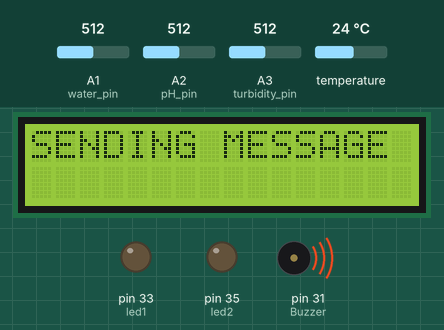
Recording of a sketch running on a simulated Arduino Mega 2560, built with avr-gcc and run on an emulated ATmega2560. Parts: 16×2 character LCD, output pins drawn as LEDs (lit = HIGH), buzzer (waves = sounding, pin HIGH). The test bench sets the inputs (shaded band); at power-on: A1 (water_pin) = 512, temperature 24 °C, A2 (pH_pin) = 512, A3 (turbidity_pin) = 512. Storage starts empty; the modem accepts every AT command (registered, SIM ready, sends succeed) and sends nothing else; what the sketch prints to the serial monitor is not drawn.

Above: at 9.8 s.
9.9 s: A1 (water_pin) set to 810
At 15.6 s:
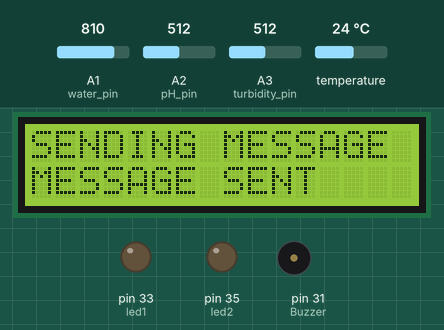
22.1 s: temperature set to 12 °C
At 28.0 s:
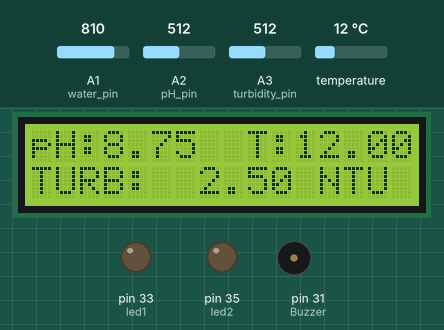
34.6 s: A2 (pH_pin) set to 716
At 45.3 s:
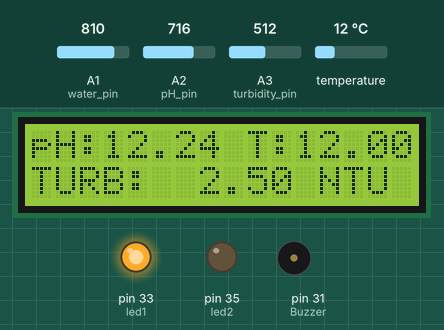
46.0 s: A3 (turbidity_pin) set to 716
At 52.9 s:
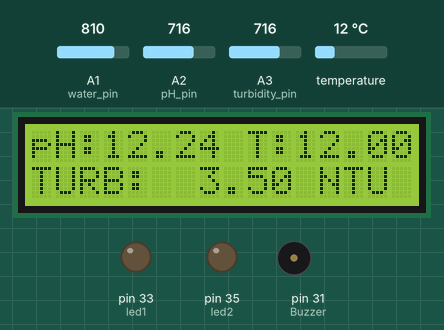
58.5 s: temperature set to 19 °C
At 65.5 s:
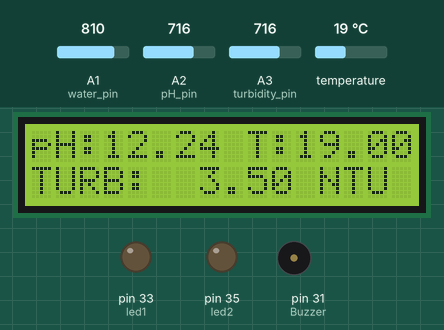
71.0 s: A2 (pH_pin) set to 810
At 78.0 s:
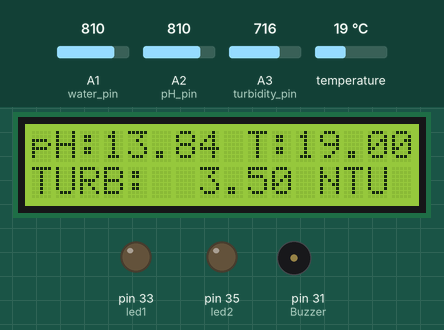
Timing chart, 0 to 84.5 s (numbered marks = the images above; inputs shaded):
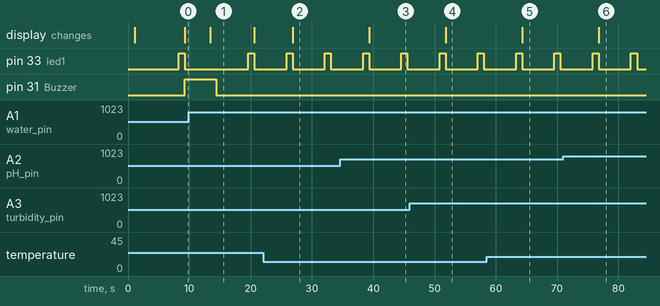

Measured:
- after the input at 9.9 s, pin 31 (Buzzer): goes on until 14.4 s, then stays LOW
- after the input at 22.1 s, the display: changes after 4.8 s (image 2)
- after the input at 34.6 s, the display: changes after 4.8 s (image 3)
- after the input at 46.0 s, the display: changes after 5.8 s (image 4)
- after the input at 58.5 s, the display: changes after 5.8 s (image 5)
- after the input at 71.0 s, the display: changes after 5.8 s (image 6)
- by itself, pin 33 (led1): alternates HIGH for 1.0 s and LOW for 5.2 s

The sketch:

gsm_based_water_quality_monitoring_code_final_code.ino
```cpp
//lcd display-buzzer-LEDs-sd card-gps-gsm-water sensor-temperature sensor-pH sensor-turbidity sensor
//lcd display 2 3 4 5 6 7, gsm 9 8, gps 10 11,buzzer 31, led1 33, led2 35, sd module 53 52 51 50, temperature sensor A0, water sensor A1, pH sensor A0, turbidity sensor A0
#include <SoftwareSerial.h>
#include <TinyGPS++.h>
#include <SPI.h>
#include <SD.h>
#include<LiquidCrystal.h>
#include <OneWire.h>
#include <DallasTemperature.h>

File myFile;
TinyGPSPlus gps;
static const uint32_t GPSBaud = 9600;

SoftwareSerial sgsm(8, 9);
SoftwareSerial sgps(11, 10);

#define led1 33
#define led2 35
#define Buzzer 31
#define SD_CSPin 53
#define ONE_WIRE_BUS A0
#define water_pin A1
#define pH_pin A2
#define turbidity_pin A3
LiquidCrystal lcd(6, 7, 2, 3, 4, 5);

OneWire oneWire(ONE_WIRE_BUS);  // Setup a oneWire instance to communicate with any OneWire device
DallasTemperature sensors(&oneWire); // Pass oneWire reference to DallasTemperature library

float Latitude, Longitude, temp_val, pH_val, tur_val, water_presences;
String  day, month, year, Date;
int temp_adc_val, turbidity_val;
unsigned long int avgValue;
int buf[10],temp;
float b;

void setup(){
  Serial.begin(9600);
  sgsm.begin(9600);
  sgps.begin(GPSBaud);
  pinMode(water_pin,INPUT);
  pinMode(turbidity_pin,INPUT);
  pinMode(pH_pin,INPUT);
  pinMode(led1,OUTPUT);digitalWrite(led1,LOW);
  pinMode(led2,OUTPUT);digitalWrite(led2,LOW);
  pinMode(Buzzer,OUTPUT);digitalWrite(Buzzer,LOW);

  lcd.begin(16, 2);
  lcd.clear();
  lcd.setCursor(0, 0);
  lcd.print(" WATER  QUALITY ");
  lcd.setCursor(0, 1);
  lcd.print("MEASURING RCBOAT");
  delay(1000);

  while (!Serial) {;}
  Serial.print("Initializing SD card...");
  if (!SD.begin(SD_CSPin)) {
    lcd.clear();
    lcd.setCursor(4, 0);
    lcd.print("SD-CARD");
    lcd.setCursor(2, 1);
    lcd.print("Not Connected");
    delay(1000);
    Serial.println("initialization failed!");
    while (1);
    }
  Serial.println("initialization done.");
  lcd.clear();
  lcd.setCursor(4, 0);
  lcd.print("SD-CARD");
  lcd.setCursor(3, 1);
  lcd.print("Connected");
  delay(1000);

  sysstart();// send messege alert to user "system is started"

  myFile = SD.open("text.txt", FILE_WRITE);
  if (myFile) {
    Serial.println("GSM BASED WATER QUALITY MONITORING RC BOAT is started");
    myFile.println( "   ");
    myFile.print( "GSM BASED WATER QUALITY MONITORING RC BOAT");
    myFile.println(" is started");
    myFile.print( "..........");
    myFile.println( "   ");
    myFile.close();
    }
    else {Serial.println("error opening text.txt");}
}

float getpH(){
  for(int i=0;i<10;i++)
  {
    buf[i]=analogRead(pH_pin);
    delay(10);
  }
  for(int i=0;i<9;i++){
    for(int j=i+1;j<10;j++){
      if(buf[i]>buf[j]){
        temp=buf[i];
        buf[i]=buf[j];
        buf[j]=temp;
      }
    }
  }
  avgValue=0;
  for(int i=2;i<8;i++)
  avgValue+=buf[i];
  pH_val=(float)avgValue*5.0/1024/6;
  pH_val=3.5*pH_val;
  return pH_val;
}
float getturbidity() {
  turbidity_val = analogRead(turbidity_pin);
  tur_val = turbidity_val* (5.0 / 1024.0);
  delay(100);
  return tur_val;
}
float gettemperature(){
  sensors.requestTemperatures();
  temp_val = sensors.getTempCByIndex(0);
  return temp_val;
}

void loop(){
  getpH();
  getturbidity();
  gettemperature();
  while (sgps.available()>0){
    int c = sgps.read();
    if (gps.encode(sgps.read())){gps_data();datastore();}
    }
  if(!sgps.available()){
    Latitude = 16.5661300;
    Longitude = 81.5215360;
    datastore();
    }

  //water sensor with gps-gsm
  water_presences=analogRead(water_pin);
  if(water_presences<800){
    digitalWrite(Buzzer,HIGH);
    rescue();
    digitalWrite(Buzzer,LOW);
    Serial.println("about to be sink");
    }
  if(water_presences>800){
    lcddisplay();
    Serial.println("RC boat safe");
    }

  //pH & turbidity values were compare with ideal values, pH ,turbidity sensors with gps-gsm
  if((pH_val<6.5||pH_val>8.5) || (tur_val<3)){
    deviation();
    Serial.println("deviation happend");
    }
  }

void gps_data(){
  if (gps.location.isUpdated()) {
      digitalWrite(led2,HIGH);
      delay(500);
      digitalWrite(led2,LOW   );
      Latitude = gps.location.lat();
      Longitude = gps.location.lng();
  }
  else{Serial.println("Location is not available");}
}
void lcddisplay(){
  lcd.clear();
  lcd.setCursor(0, 0);
  lcd.print("pH:");
  lcd.setCursor(3,0);
  lcd.print(pH_val);
  lcd.setCursor(9, 0);
  lcd.print("T:");
  lcd.setCursor(11,0);
  lcd.print(temp_val);
  lcd.print("C");
  lcd.setCursor(0, 1);
  lcd.print("TURB:");
  lcd.setCursor(7,1);
  lcd.print(tur_val);
  lcd.print(" NTU");
}
void datastore(){
  //Sd card module stores the data of sensors w.r.t location( pH, turbidity, temperature sensors and gps coordinates)
  myFile = SD.open("text.txt", FILE_WRITE);
  if (myFile) {
    Serial.print("Writing to store data in text.txt...");
    myFile.print("pH value :");
    myFile.print(pH_val);
    myFile.print(" pH   ");
    myFile.print("Turbidity :");
    myFile.print(tur_val);
    myFile.print(" NTU   ");
    myFile.print("Temp :");
    myFile.print(temp_val);
    myFile.print(" °C   ");
    myFile.print("lat :");
    myFile.print(Latitude,7);
    myFile.print("  long :");
    myFile.println(Longitude,7);
    myFile.close();
    Serial.println("done.");

    Serial.print("pH value :");
    Serial.print(pH_val);
    Serial.print(" pH   ");
    Serial.print("Turbidity :");
    Serial.print(tur_val);
    Serial.print(" NTU   ");
    Serial.print("Temp :");
    Serial.print(temp_val);
    Serial.print(" °C   ");
    Serial.print("lat :");
    Serial.print(Latitude,7);
    Serial.print("  long :");
    Serial.println(Longitude,7);

    digitalWrite(led1,HIGH);
    delay(1000);
    digitalWrite(led1,LOW);
    }
  else {Serial.println("error opening test.txt");}
  }
void deviation(){
  sgsm.print("\r");
  delay(1000);
  sgsm.print("AT+CMGF=1\r");
  delay(1000);
  sgsm.print("AT+CMGS=\"+917981669483\"\r");
  delay(1000);
  sgsm.print("pH :");
  sgsm.println(pH_val);
  sgsm.print("turbidity :");
  sgsm.println(tur_val);
  sgsm.print("temp :");
  sgsm.println(temp_val);
  sgsm.println("Pollution found in water in this location");
  sgsm.print("https://www.google.com/maps/?q=");
  sgsm.print(Latitude, 7);
  sgsm.print(",");
  sgsm.print(Longitude, 7);
  delay(500);
  sgsm.write(0x1A);
  delay(500);
  }
void rescue(){
  lcd.clear();
  lcd.setCursor(0, 0);
  lcd.print("SENDING MESSAGE");

  sgsm.print("\r");
  delay(1000);
  sgsm.print("AT+CMGF=1\r");
  delay(1000);
  sgsm.print("AT+CMGS=\"+917981669483\"\r");
  delay(1000);
  sgsm.println("RC Boat is about to be sink");
  sgsm.println("Rescue the boat");
  sgsm.print("https://www.google.com/maps/?q=");
  sgsm.print(Latitude, 7);
  sgsm.print(",");
  sgsm.print(Longitude, 7);
  delay(500);
  sgsm.write(0x1A);
  delay(500);

  lcd.setCursor(0, 1);
  lcd.print("MESSAGE SENT");
  delay(1000);
  }
void sysstart(){
  sgsm.print("\r");
  delay(1000);
  sgsm.print("AT+CMGF=1\r");
  delay(1000);
  sgsm.print("AT+CMGS=\"+917981669483\"\r");
  delay(1000);
  sgsm.println("Water Quality Monitoring system is start");
  delay(1000);
  sgsm.write(0x1A);
  delay(1000);
  }
```
